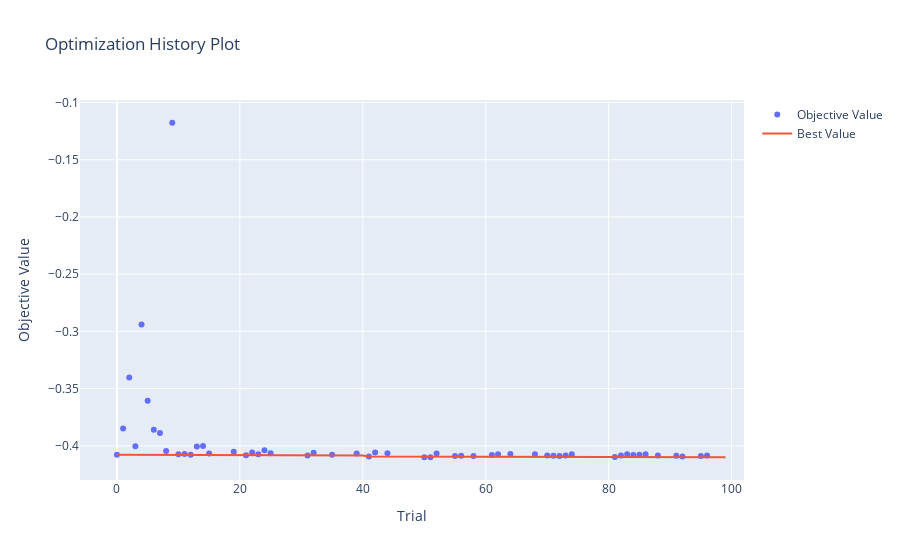

Notebook code cell kept with this figure:
### Code cell
# Vẽ lịch sử tối ưu (Optimization History)
optuna.visualization.plot_optimization_history(study).show()
